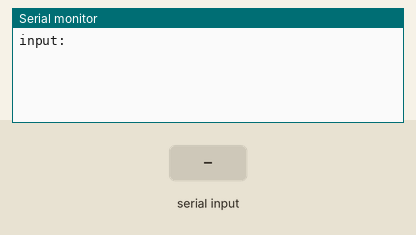
This sketch was run on a simulated Arduino Uno, built with avr-gcc and run on an emulated ATmega328P. Parts: the last lines printed to the serial monitor. Inputs (shaded band) come from the test bench.

Above: at 1.2 s.
1.3 s: "90,45\n" received over Serial
At 2.3 s:
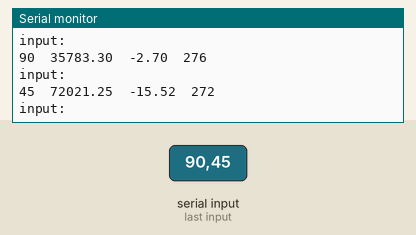
2.9 s: "30,150\n" received over Serial
At 4.5 s:
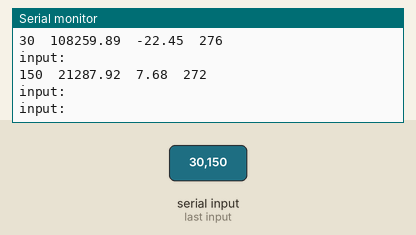
Timing chart, 0 to 6.0 s (numbered marks = the images above; inputs shaded):
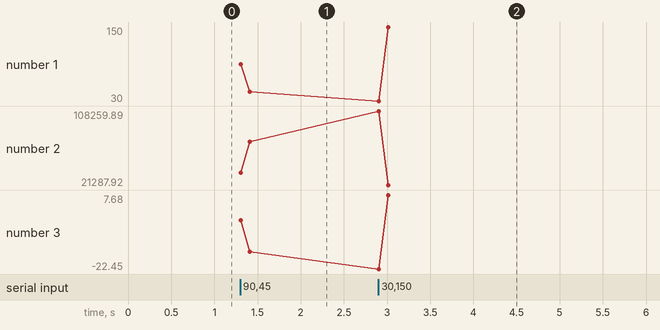

Measured:
- after the input at 1.3 s, the serial monitor: prints a new line at once (image 1)
- after the input at 2.9 s, the serial monitor: prints a new line at once (image 2)
- plotted number 1: 45 → 150 after the input at 2.9 s
- plotted number 2: 72021.25 → 21287.92 after the input at 2.9 s
- plotted number 3: -15.52 → 7.68 after the input at 2.9 s

The sketch:

test.ino
```cpp
void setup() {
  Serial.begin(9600);
}

void loop() {
  int readdata=0;
  while(readdata==0)
  {
    Serial.println("input:");
    while (Serial.available() <= 0);
    readdata = Serial.parseInt();
  }

  unsigned long CurrentTime = micros();

  float r = getR(readdata);//digitalRead(A0)
  float t=(1.0/(log(r/9700.0)/3800.0 + 1.0/(273.15+25.0))) - 273.15;
  unsigned long time =  micros() - CurrentTime;

  Serial.print(readdata);
  Serial.print("\t");
  Serial.print(r);
  Serial.print("\t");
  Serial.print(t);
  Serial.print("\t");
  Serial.println(time);
  delay(100);
}

float getT(float r)
{
  float t=(1.0/(log(r/9700.0)/3800.0 + 1.0/(273.15+25.0))) - 273.15;
  return t;
}

float getR(int aread)
{
  //float v2 = 5.0f * aread / 1024.0f;
  float v2 = 35.0f - (5.0f * aread / 1024.0f);
  float v1 = 35.0f;
  float r1 = 455.0f;
  //  r2=(V2/V1)*5000/(1-(V2/V1));
  float r = (v2 / v1) * r1 / (1 - (v2 / v1));
  return r;
}
```
